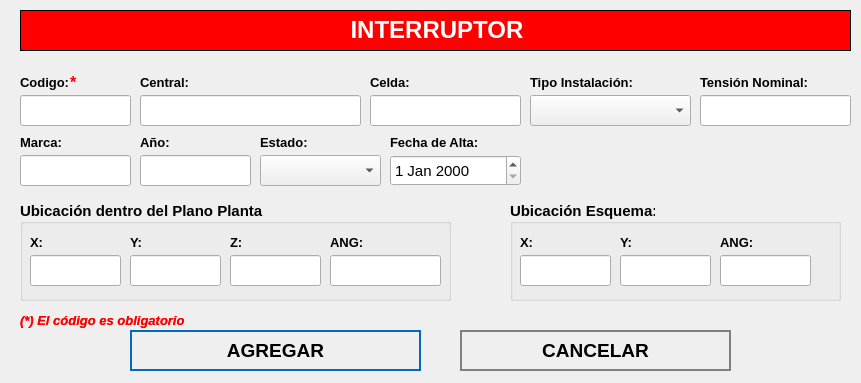
<?xml version="1.0" encoding="UTF-8"?>
<ui version="4.0">
 <class>NewBook</class>
 <widget class="QWidget" name="NewBook">
  <property name="geometry">
   <rect>
    <x>0</x>
    <y>0</y>
    <width>861</width>
    <height>383</height>
   </rect>
  </property>
  <property name="minimumSize">
   <size>
    <width>861</width>
    <height>383</height>
   </size>
  </property>
  <property name="maximumSize">
   <size>
    <width>861</width>
    <height>383</height>
   </size>
  </property>
  <property name="windowTitle">
   <string>Nuevo Registro</string>
  </property>
  <property name="styleSheet">
   <string notr="true">QPushButton
{	
	height: 2em;
 	border-style: solid;
	border-width: 2px;
 	border-color: grey;
	font-weight: bold;
}

QPushButton:hover
{
   	background-color:grey;
	color:white;
}</string>
  </property>
  <widget class="QLabel" name="label">
   <property name="geometry">
    <rect>
     <x>20</x>
     <y>10</y>
     <width>831</width>
     <height>41</height>
    </rect>
   </property>
   <property name="font">
    <font>
     <underline>false</underline>
    </font>
   </property>
   <property name="autoFillBackground">
    <bool>false</bool>
   </property>
   <property name="styleSheet">
    <string notr="true">background-color: red;</string>
   </property>
   <property name="frameShape">
    <enum>QFrame::Box</enum>
   </property>
   <property name="text">
    <string>&lt;html&gt;&lt;head/&gt;&lt;body&gt;&lt;p align=&quot;center&quot;&gt;&lt;span style=&quot; font-size:18pt; font-weight:600; color:#ffffff;&quot;&gt;INTERRUPTOR&lt;/span&gt;&lt;/p&gt;&lt;/body&gt;&lt;/html&gt;</string>
   </property>
  </widget>
  <widget class="QLabel" name="label_autoriza">
   <property name="geometry">
    <rect>
     <x>20</x>
     <y>70</y>
     <width>101</width>
     <height>25</height>
    </rect>
   </property>
   <property name="text">
    <string>&lt;html&gt;&lt;head/&gt;&lt;body&gt;&lt;p&gt;&lt;span style=&quot; font-size:10pt; font-weight:600;&quot;&gt;Codigo:&lt;/span&gt;&lt;/p&gt;&lt;/body&gt;&lt;/html&gt;</string>
   </property>
  </widget>
  <widget class="QLineEdit" name="inputCodigo">
   <property name="geometry">
    <rect>
     <x>20</x>
     <y>95</y>
     <width>111</width>
     <height>31</height>
    </rect>
   </property>
   <property name="font">
    <font>
     <pointsize>12</pointsize>
    </font>
   </property>
   <property name="maxLength">
    <number>15</number>
   </property>
  </widget>
  <widget class="QLineEdit" name="inputCentral">
   <property name="geometry">
    <rect>
     <x>140</x>
     <y>95</y>
     <width>221</width>
     <height>31</height>
    </rect>
   </property>
   <property name="font">
    <font>
     <pointsize>12</pointsize>
    </font>
   </property>
  </widget>
  <widget class="QPushButton" name="addButton">
   <property name="geometry">
    <rect>
     <x>130</x>
     <y>330</y>
     <width>291</width>
     <height>41</height>
    </rect>
   </property>
   <property name="font">
    <font>
     <pointsize>14</pointsize>
     <weight>75</weight>
     <bold>true</bold>
    </font>
   </property>
   <property name="cursor">
    <cursorShape>PointingHandCursor</cursorShape>
   </property>
   <property name="styleSheet">
    <string notr="true">QPushButton
{	
	height: 2em;
 	border-style: solid;
	border-width: 2px;
 	border-color: #0069c0;
	font-weight: bold;
}

QPushButton:hover
{
   	background-color:#0069c0;
	color:white;
}</string>
   </property>
   <property name="text">
    <string>AGREGAR</string>
   </property>
   <property name="icon">
    <iconset>
     <normaloff>../assets/icons/add-icon.png</normaloff>../assets/icons/add-icon.png</iconset>
   </property>
   <property name="iconSize">
    <size>
     <width>30</width>
     <height>30</height>
    </size>
   </property>
   <property name="autoDefault">
    <bool>true</bool>
   </property>
   <property name="default">
    <bool>true</bool>
   </property>
   <property name="flat">
    <bool>true</bool>
   </property>
  </widget>
  <widget class="QPushButton" name="cancelButton">
   <property name="geometry">
    <rect>
     <x>460</x>
     <y>330</y>
     <width>271</width>
     <height>41</height>
    </rect>
   </property>
   <property name="font">
    <font>
     <pointsize>14</pointsize>
     <weight>75</weight>
     <bold>true</bold>
    </font>
   </property>
   <property name="cursor">
    <cursorShape>PointingHandCursor</cursorShape>
   </property>
   <property name="styleSheet">
    <string notr="true">QPushButton
{	
	height: 2em;
 	border-style: solid;
	border-width: 2px;
 	border-color: grey;
	font-weight: bold;
}

QPushButton:hover
{
   	background-color:grey;
	color:white;
}</string>
   </property>
   <property name="text">
    <string>CANCELAR</string>
   </property>
   <property name="icon">
    <iconset>
     <normaloff>../assets/icons/cancel-icon.png</normaloff>../assets/icons/cancel-icon.png</iconset>
   </property>
   <property name="iconSize">
    <size>
     <width>30</width>
     <height>30</height>
    </size>
   </property>
   <property name="autoDefault">
    <bool>true</bool>
   </property>
   <property name="default">
    <bool>true</bool>
   </property>
   <property name="flat">
    <bool>true</bool>
   </property>
  </widget>
  <widget class="QLabel" name="label_aquienVisita">
   <property name="geometry">
    <rect>
     <x>140</x>
     <y>70</y>
     <width>191</width>
     <height>25</height>
    </rect>
   </property>
   <property name="text">
    <string>&lt;html&gt;&lt;head/&gt;&lt;body&gt;&lt;p&gt;&lt;span style=&quot; font-size:10pt; font-weight:600;&quot;&gt;Central:&lt;/span&gt;&lt;/p&gt;&lt;/body&gt;&lt;/html&gt;</string>
   </property>
  </widget>
  <widget class="QLabel" name="label_area">
   <property name="geometry">
    <rect>
     <x>700</x>
     <y>70</y>
     <width>191</width>
     <height>25</height>
    </rect>
   </property>
   <property name="text">
    <string>&lt;html&gt;&lt;head/&gt;&lt;body&gt;&lt;p&gt;&lt;span style=&quot; font-size:10pt; font-weight:600;&quot;&gt;Tensión Nominal:&lt;/span&gt;&lt;/p&gt;&lt;/body&gt;&lt;/html&gt;</string>
   </property>
  </widget>
  <widget class="QLabel" name="label_horaSalida">
   <property name="geometry">
    <rect>
     <x>260</x>
     <y>130</y>
     <width>81</width>
     <height>25</height>
    </rect>
   </property>
   <property name="text">
    <string>&lt;html&gt;&lt;head/&gt;&lt;body&gt;&lt;p&gt;&lt;span style=&quot; font-size:10pt; font-weight:600;&quot;&gt;Estado:&lt;/span&gt;&lt;/p&gt;&lt;/body&gt;&lt;/html&gt;</string>
   </property>
  </widget>
  <widget class="QLabel" name="label_motivoVisita">
   <property name="geometry">
    <rect>
     <x>390</x>
     <y>130</y>
     <width>131</width>
     <height>25</height>
    </rect>
   </property>
   <property name="text">
    <string>&lt;html&gt;&lt;head/&gt;&lt;body&gt;&lt;p&gt;&lt;span style=&quot; font-size:10pt; font-weight:600;&quot;&gt;Fecha de Alta:&lt;/span&gt;&lt;/p&gt;&lt;/body&gt;&lt;/html&gt;</string>
   </property>
  </widget>
  <widget class="QLabel" name="label_nota_obligatoria">
   <property name="geometry">
    <rect>
     <x>20</x>
     <y>310</y>
     <width>281</width>
     <height>21</height>
    </rect>
   </property>
   <property name="text">
    <string>&lt;html&gt;&lt;head/&gt;&lt;body&gt;&lt;p&gt;&lt;span style=&quot; font-size:10pt; font-weight:600; font-style:italic; color:#ff0000;&quot;&gt;(*) El código es obligatorio&lt;/span&gt;&lt;/p&gt;&lt;/body&gt;&lt;/html&gt;</string>
   </property>
  </widget>
  <widget class="QLabel" name="ast_aquienvisita">
   <property name="geometry">
    <rect>
     <x>70</x>
     <y>70</y>
     <width>21</width>
     <height>25</height>
    </rect>
   </property>
   <property name="text">
    <string>&lt;html&gt;&lt;head/&gt;&lt;body&gt;&lt;p&gt;&lt;span style=&quot; font-size:12pt; font-weight:600; color:#ff0000;&quot;&gt;*&lt;/span&gt;&lt;/p&gt;&lt;/body&gt;&lt;/html&gt;</string>
   </property>
  </widget>
  <widget class="QLabel" name="label_advertencia_dni">
   <property name="geometry">
    <rect>
     <x>20</x>
     <y>310</y>
     <width>251</width>
     <height>21</height>
    </rect>
   </property>
   <property name="text">
    <string>&lt;html&gt;&lt;head/&gt;&lt;body&gt;&lt;p&gt;&lt;span style=&quot; font-size:10pt; font-weight:600; font-style:italic; color:#ff0000;&quot;&gt;(*) El código es obligatorio&lt;/span&gt;&lt;/p&gt;&lt;/body&gt;&lt;/html&gt;</string>
   </property>
  </widget>
  <widget class="QLabel" name="label_area_2">
   <property name="geometry">
    <rect>
     <x>370</x>
     <y>70</y>
     <width>61</width>
     <height>25</height>
    </rect>
   </property>
   <property name="text">
    <string>&lt;html&gt;&lt;head/&gt;&lt;body&gt;&lt;p&gt;&lt;span style=&quot; font-size:10pt; font-weight:600;&quot;&gt;Celda:&lt;/span&gt;&lt;/p&gt;&lt;/body&gt;&lt;/html&gt;</string>
   </property>
  </widget>
  <widget class="QComboBox" name="cbEstado">
   <property name="geometry">
    <rect>
     <x>260</x>
     <y>155</y>
     <width>121</width>
     <height>31</height>
    </rect>
   </property>
   <property name="font">
    <font>
     <pointsize>12</pointsize>
    </font>
   </property>
   <property name="editable">
    <bool>false</bool>
   </property>
  </widget>
  <widget class="QDateEdit" name="inputFecha">
   <property name="geometry">
    <rect>
     <x>390</x>
     <y>155</y>
     <width>131</width>
     <height>31</height>
    </rect>
   </property>
   <property name="font">
    <font>
     <pointsize>11</pointsize>
     <weight>50</weight>
     <bold>false</bold>
    </font>
   </property>
  </widget>
  <widget class="QLineEdit" name="inputTension">
   <property name="geometry">
    <rect>
     <x>700</x>
     <y>95</y>
     <width>151</width>
     <height>31</height>
    </rect>
   </property>
   <property name="font">
    <font>
     <pointsize>12</pointsize>
    </font>
   </property>
   <property name="maxLength">
    <number>8</number>
   </property>
  </widget>
  <widget class="QLineEdit" name="inputCelda">
   <property name="geometry">
    <rect>
     <x>370</x>
     <y>95</y>
     <width>151</width>
     <height>31</height>
    </rect>
   </property>
   <property name="font">
    <font>
     <pointsize>12</pointsize>
    </font>
   </property>
  </widget>
  <widget class="QComboBox" name="cbTipo">
   <property name="geometry">
    <rect>
     <x>530</x>
     <y>95</y>
     <width>161</width>
     <height>31</height>
    </rect>
   </property>
   <property name="font">
    <font>
     <pointsize>12</pointsize>
    </font>
   </property>
   <property name="editable">
    <bool>false</bool>
   </property>
  </widget>
  <widget class="QLabel" name="label_area_3">
   <property name="geometry">
    <rect>
     <x>530</x>
     <y>70</y>
     <width>141</width>
     <height>25</height>
    </rect>
   </property>
   <property name="text">
    <string>&lt;html&gt;&lt;head/&gt;&lt;body&gt;&lt;p&gt;&lt;span style=&quot; font-size:10pt; font-weight:600;&quot;&gt;Tipo Instalación:&lt;/span&gt;&lt;/p&gt;&lt;/body&gt;&lt;/html&gt;</string>
   </property>
  </widget>
  <widget class="QLineEdit" name="inputMarca">
   <property name="geometry">
    <rect>
     <x>20</x>
     <y>155</y>
     <width>111</width>
     <height>31</height>
    </rect>
   </property>
   <property name="font">
    <font>
     <pointsize>12</pointsize>
    </font>
   </property>
   <property name="maxLength">
    <number>50</number>
   </property>
  </widget>
  <widget class="QLabel" name="label_autoriza_2">
   <property name="geometry">
    <rect>
     <x>20</x>
     <y>130</y>
     <width>101</width>
     <height>25</height>
    </rect>
   </property>
   <property name="text">
    <string>&lt;html&gt;&lt;head/&gt;&lt;body&gt;&lt;p&gt;&lt;span style=&quot; font-size:10pt; font-weight:600;&quot;&gt;Marca:&lt;/span&gt;&lt;/p&gt;&lt;/body&gt;&lt;/html&gt;</string>
   </property>
  </widget>
  <widget class="QLineEdit" name="inputAnio">
   <property name="geometry">
    <rect>
     <x>140</x>
     <y>155</y>
     <width>111</width>
     <height>31</height>
    </rect>
   </property>
   <property name="font">
    <font>
     <pointsize>12</pointsize>
    </font>
   </property>
   <property name="maxLength">
    <number>4</number>
   </property>
  </widget>
  <widget class="QLabel" name="label_autoriza_3">
   <property name="geometry">
    <rect>
     <x>140</x>
     <y>130</y>
     <width>101</width>
     <height>25</height>
    </rect>
   </property>
   <property name="text">
    <string>&lt;html&gt;&lt;head/&gt;&lt;body&gt;&lt;p&gt;&lt;span style=&quot; font-size:10pt; font-weight:600;&quot;&gt;Año:&lt;/span&gt;&lt;/p&gt;&lt;/body&gt;&lt;/html&gt;</string>
   </property>
  </widget>
  <widget class="QGroupBox" name="groupBox_2">
   <property name="geometry">
    <rect>
     <x>510</x>
     <y>200</y>
     <width>331</width>
     <height>101</height>
    </rect>
   </property>
   <property name="font">
    <font>
     <pointsize>11</pointsize>
     <weight>75</weight>
     <bold>true</bold>
    </font>
   </property>
   <property name="title">
    <string>Ubicación Esquema:</string>
   </property>
   <property name="alignment">
    <set>Qt::AlignLeading|Qt::AlignLeft|Qt::AlignVCenter</set>
   </property>
   <widget class="QLabel" name="label_motivoVisita_3">
    <property name="geometry">
     <rect>
      <x>210</x>
      <y>30</y>
      <width>121</width>
      <height>25</height>
     </rect>
    </property>
    <property name="text">
     <string>&lt;html&gt;&lt;head/&gt;&lt;body&gt;&lt;p&gt;&lt;span style=&quot; font-size:10pt; font-weight:600;&quot;&gt;ANG:&lt;/span&gt;&lt;/p&gt;&lt;/body&gt;&lt;/html&gt;</string>
    </property>
   </widget>
   <widget class="QLabel" name="label_horaSalida_3">
    <property name="geometry">
     <rect>
      <x>110</x>
      <y>30</y>
      <width>81</width>
      <height>25</height>
     </rect>
    </property>
    <property name="text">
     <string>&lt;html&gt;&lt;head/&gt;&lt;body&gt;&lt;p&gt;&lt;span style=&quot; font-size:10pt; font-weight:600;&quot;&gt;Y:&lt;/span&gt;&lt;/p&gt;&lt;/body&gt;&lt;/html&gt;</string>
    </property>
   </widget>
   <widget class="QLineEdit" name="inputX_2">
    <property name="geometry">
     <rect>
      <x>10</x>
      <y>55</y>
      <width>91</width>
      <height>31</height>
     </rect>
    </property>
    <property name="font">
     <font>
      <pointsize>12</pointsize>
     </font>
    </property>
    <property name="maxLength">
     <number>9</number>
    </property>
   </widget>
   <widget class="QLineEdit" name="inputY_2">
    <property name="geometry">
     <rect>
      <x>110</x>
      <y>55</y>
      <width>91</width>
      <height>31</height>
     </rect>
    </property>
    <property name="font">
     <font>
      <pointsize>12</pointsize>
     </font>
    </property>
    <property name="maxLength">
     <number>9</number>
    </property>
   </widget>
   <widget class="QLineEdit" name="inputANG_2">
    <property name="geometry">
     <rect>
      <x>210</x>
      <y>55</y>
      <width>91</width>
      <height>31</height>
     </rect>
    </property>
    <property name="font">
     <font>
      <pointsize>12</pointsize>
     </font>
    </property>
    <property name="maxLength">
     <number>11</number>
    </property>
   </widget>
   <widget class="QLabel" name="label_horaIngreso_3">
    <property name="geometry">
     <rect>
      <x>10</x>
      <y>30</y>
      <width>71</width>
      <height>25</height>
     </rect>
    </property>
    <property name="text">
     <string>&lt;html&gt;&lt;head/&gt;&lt;body&gt;&lt;p&gt;&lt;span style=&quot; font-size:10pt; font-weight:600;&quot;&gt;X:&lt;/span&gt;&lt;/p&gt;&lt;/body&gt;&lt;/html&gt;</string>
    </property>
   </widget>
  </widget>
  <widget class="QGroupBox" name="groupBox">
   <property name="geometry">
    <rect>
     <x>20</x>
     <y>200</y>
     <width>431</width>
     <height>101</height>
    </rect>
   </property>
   <property name="font">
    <font>
     <pointsize>11</pointsize>
     <weight>75</weight>
     <bold>true</bold>
    </font>
   </property>
   <property name="title">
    <string>Ubicación dentro del Plano Planta:</string>
   </property>
   <property name="alignment">
    <set>Qt::AlignLeading|Qt::AlignLeft|Qt::AlignVCenter</set>
   </property>
   <widget class="QLabel" name="label_motivoVisita_2">
    <property name="geometry">
     <rect>
      <x>210</x>
      <y>30</y>
      <width>131</width>
      <height>25</height>
     </rect>
    </property>
    <property name="text">
     <string>&lt;html&gt;&lt;head/&gt;&lt;body&gt;&lt;p&gt;&lt;span style=&quot; font-size:10pt; font-weight:600;&quot;&gt;Z:&lt;/span&gt;&lt;/p&gt;&lt;/body&gt;&lt;/html&gt;</string>
    </property>
   </widget>
   <widget class="QLabel" name="label_horaSalida_2">
    <property name="geometry">
     <rect>
      <x>110</x>
      <y>30</y>
      <width>81</width>
      <height>25</height>
     </rect>
    </property>
    <property name="text">
     <string>&lt;html&gt;&lt;head/&gt;&lt;body&gt;&lt;p&gt;&lt;span style=&quot; font-size:10pt; font-weight:600;&quot;&gt;Y:&lt;/span&gt;&lt;/p&gt;&lt;/body&gt;&lt;/html&gt;</string>
    </property>
   </widget>
   <widget class="QLineEdit" name="inputX">
    <property name="geometry">
     <rect>
      <x>10</x>
      <y>55</y>
      <width>91</width>
      <height>31</height>
     </rect>
    </property>
    <property name="font">
     <font>
      <pointsize>12</pointsize>
     </font>
    </property>
    <property name="maxLength">
     <number>14</number>
    </property>
   </widget>
   <widget class="QLineEdit" name="inputY">
    <property name="geometry">
     <rect>
      <x>110</x>
      <y>55</y>
      <width>91</width>
      <height>31</height>
     </rect>
    </property>
    <property name="font">
     <font>
      <pointsize>12</pointsize>
     </font>
    </property>
    <property name="maxLength">
     <number>14</number>
    </property>
   </widget>
   <widget class="QLineEdit" name="inputZ">
    <property name="geometry">
     <rect>
      <x>210</x>
      <y>55</y>
      <width>91</width>
      <height>31</height>
     </rect>
    </property>
    <property name="font">
     <font>
      <pointsize>12</pointsize>
     </font>
    </property>
    <property name="maxLength">
     <number>14</number>
    </property>
   </widget>
   <widget class="QLabel" name="label_horaIngreso_2">
    <property name="geometry">
     <rect>
      <x>10</x>
      <y>30</y>
      <width>71</width>
      <height>25</height>
     </rect>
    </property>
    <property name="text">
     <string>&lt;html&gt;&lt;head/&gt;&lt;body&gt;&lt;p&gt;&lt;span style=&quot; font-size:10pt; font-weight:600;&quot;&gt;X:&lt;/span&gt;&lt;/p&gt;&lt;/body&gt;&lt;/html&gt;</string>
    </property>
   </widget>
   <widget class="QLabel" name="label_horaIngreso_4">
    <property name="geometry">
     <rect>
      <x>310</x>
      <y>30</y>
      <width>71</width>
      <height>25</height>
     </rect>
    </property>
    <property name="text">
     <string>&lt;html&gt;&lt;head/&gt;&lt;body&gt;&lt;p&gt;&lt;span style=&quot; font-size:10pt; font-weight:600;&quot;&gt;ANG:&lt;/span&gt;&lt;/p&gt;&lt;/body&gt;&lt;/html&gt;</string>
    </property>
   </widget>
   <widget class="QLineEdit" name="inputANG">
    <property name="geometry">
     <rect>
      <x>310</x>
      <y>55</y>
      <width>111</width>
      <height>31</height>
     </rect>
    </property>
    <property name="font">
     <font>
      <pointsize>12</pointsize>
     </font>
    </property>
    <property name="maxLength">
     <number>14</number>
    </property>
   </widget>
  </widget>
 </widget>
 <tabstops>
  <tabstop>inputCodigo</tabstop>
  <tabstop>inputCentral</tabstop>
  <tabstop>addButton</tabstop>
  <tabstop>cancelButton</tabstop>
 </tabstops>
 <resources/>
 <connections/>
</ui>
